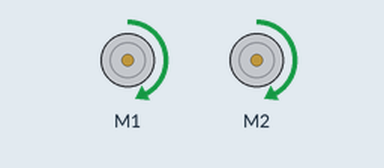
Bench run of a sketch on a simulated Arduino Leonardo, built with avr-gcc and run on an emulated ATmega32U4. Parts: 2 × DC motor (green arrow = forward, orange = backward, longer = faster). What the sketch prints to the serial monitor is not drawn.

Above: at 1.1 s.
At 2.1 s:
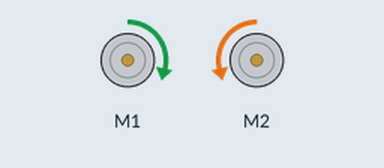
At 3.1 s:
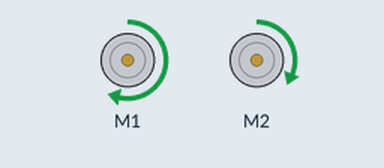
At 4.1 s:
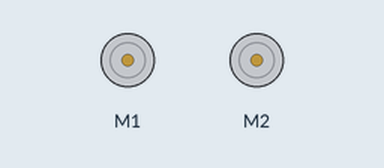
Timing chart, 0 to 5.6 s (numbered marks = the images above):
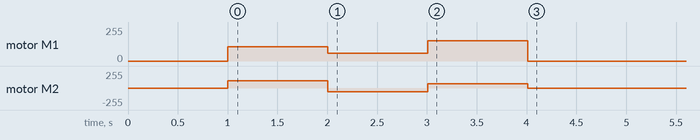

The sketch:

Zumo32U4_kinematics.ino
```cpp
#include <Zumo32U4.h>
Zumo32U4Encoders motorEncoders;
Zumo32U4Motors motors;

/*! This struct represents the encoders, aka. the motor turns, based on wheel circumference, measurer */
struct encoders {
  float distance[2];    // Motor distance in centimeters cm. distance[0] = left motor; distance[1] = right motor
  float velocity[2];    // Motor velocity in centimeters per second cm/s. velocity[0] = left motor; velocity[1] = right motor
  long pastTime[2];      // Stores past time in micros() after the respective motor velocity has been updated
  float pastDistance[2]; // Stores past distance after the respective motor velocity has been updated

  /*! Updates distance[2] and uses encoder "clicks" to calculate distance travelled by each motor in unit cm */
  void getDistance() {
    distance[0] = 8 * acos(0.0) * motorEncoders.getCountsLeft() / 900;
    distance[1] = 8 * acos(0.0) * motorEncoders.getCountsRight() / 900;
  }

  /*! Updates velocity[2] and calculates velocity in cm/s. Also calculates distance[2] */
  void getVelocity() {
  getDistance(); // distance[2] is needed to get velocity = distance / time

  // Left motor velocity is calcluated
  long dt = micros() - pastTime[0]; // Get difference of time in microseconds micros() = new time; encoderTime = past time
  pastTime[0] = micros(); // Update past time
  velocity[0] = 1000000 * (distance[0] - pastDistance[0])/dt; // 1s = 1000000µs [a million microseconds]. Velocity (cm/µs) is converted to (cm/s).
  pastDistance[0] = distance[0]; // Update past distance

  // Right motor velocity is calculated using same principle
  dt = micros() - pastTime[1];
  pastTime[1] = micros();
  velocity[1] = 1000000 * (distance[1] - pastDistance[1])/dt;
  pastDistance[1] = distance[1];
  }
} encoders;

/*! This struct represents the kinematic modelling of the Zumo */
struct kinematics {
  float P_Zumo[3]= {0, 0, 0}; // Position of Zumo in 2D plane. x; y; theta θ
  int r = 2; // Zumo wheel radius in centimeters. To simplify forwardKinematics(float, float), it has been halved
  int s = 85; // Distance between the two continuous belts on the Zumo in millimeters. Belt width = 13mm; Zumo width = 98mm: 98mm - 13mm = 85mm
  long executedTime = micros(); // Time in microseconds since forwardKinematics(float, float) has been executed (or program start if never executed)

  /*! Arduino implementation of forward kinematic differential drive model.
   *  This function updates the virtual position of the Zumo defined as float P_Zumo[3].
   *  To get precise calcluations, do not use delay() alongside this function.
   *  \param v_1 Linear velocity of left motor
   *  \param v_2 Linear velocity of right motor
   *  \param coordinateOffset Offset of P_Zumo[0], P_Zumo[1] and P_Zumo[2] in relation to real world measurements (calibration) */
  void forwardKinematics(float v_1, float v_2, float coordinateOffset) {
    encoders.getVelocity(); // Every time forwardKinematics(float, float, float) executes, the velocity found using each encoder must be found.
    long dt = micros() - executedTime;
    executedTime = micros(); // Update executedTime
    P_Zumo[0] += coordinateOffset*(v_1 + v_2)*cos(P_Zumo[2]*PI/180) * dt/(2*1000000);  // Function cos() uses radians, thus degree to radian conversion needed ...
    P_Zumo[1] += coordinateOffset*(v_1 + v_2)*sin(P_Zumo[2]*PI/180) * dt/(2*1000000);  // ... formula: radian = degree * PI / 180
    P_Zumo[2] += coordinateOffset*50*(v_1 - v_2) * dt / (s/10*1000000); // Equation: 0.5 * s^-1 * (v_1 - v_2) * Δt <=> 0.5 * (v_1 - v_2) * dt / (s*1000000)...  Multiply equation by 100 due to offset
    if (P_Zumo[2] < 0) { P_Zumo[2] = P_Zumo[2] + 360; }   // Angles do not go in the negatives. If this would be the case, add 360 to degrees
    if (P_Zumo[2] > 360) { P_Zumo[2] = P_Zumo[2] - 360; } // Angles do not surpass 360 degrees. If this would be the case, subtract 360 to degrees
  }

  /*! Simply drives Zumo in straight line until {length}cm has been traversed from start position by Zumo.
   *  \param v Linear velocity of Zumo whilst function is running
   *  \param time Time function must run in milliseconds.
   *  \param offset Take into account any kinds of offset in calculations. */
  void driveStraight(float v, int time, float offset=1){
    motors.setSpeeds(offset*v*s/10, offset*v*s/10); // Note how {speed} directly translates into motor speeds by using the formula omega = v * w
    long startTime = millis();
    long nowTime = startTime; // Set current time to start time before beginning loop
    while(nowTime < startTime + time) {
      forwardKinematics(encoders.velocity[0], encoders.velocity[1], 0.95); // Updates robot position in relation to plane
      nowTime = millis(); // Update current time
      Serial.println((String)"X:\t" + P_Zumo[0] +
                       "cm\t\tY:\t" + P_Zumo[1] +
                       "cm\t\tθ:\t" + P_Zumo[2] + "°");
      }
    motors.setSpeeds(0, 0);
  }

  /*! Simply rotates Zumo until it has rotated by {degrees} from its start position.
   *  \param omega Angular velocity of Zumo whilst function is running
   *  \param time Time function must run in milliseconds.
   *  \param offset Take into account any kinds of offset in calculations. */
  void driveRotation(float omega, int time, float offset = 1) {
    motors.setSpeeds(offset*omega, -offset*omega);
    long startTime = millis();
    long nowTime = startTime; // Set current time to start time before beginning loop
    while(nowTime < startTime + time) {
      forwardKinematics(encoders.velocity[0], encoders.velocity[1], 0.95); // Updates robot position in relation to plane
      nowTime = millis(); // Update current time
      Serial.println((String)"X:\t" + P_Zumo[0] +
                       "cm\t\tY:\t" + P_Zumo[1] +
                       "cm\t\tθ:\t" + P_Zumo[2] + "°");
      }
    motors.setSpeeds(0, 0);
  }

  /*! Arduino implementation of the Unicycle method. Consider it the equivalent to tank steering the Zumo.
   *  \param v Linear velocity of Zumo whilst function is running
   *  \param omega Angular velocity of Zumo whilst function is running
   *  \param time Time function must run in milliseconds.
   *  \param angularOffset Take into account any kinds of offset in calculating anglular velocity. */
  void unicycleModel(float v, float omega, int time, float angularOffset=1) {
    float v_1 = v*s/10 + angularOffset*omega;
    float v_2 = v*s/10 - angularOffset*omega;
    motors.setSpeeds(v_1, v_2);
    long startTime = millis();
    long nowTime = startTime; // Set current time to start time before beginning loop
    while (nowTime < startTime + time) {
      forwardKinematics(encoders.velocity[0], encoders.velocity[1], 0.95); // Updates robot position in relation to plane
      nowTime = millis(); // Update current time
      Serial.println((String)"X:\t" + P_Zumo[0] +
                       "cm\t\tY:\t" + P_Zumo[1] +
                       "cm\t\tθ:\t" + P_Zumo[2] + "°");
    }
    motors.setSpeeds(0, 0);
  }
} kinematics;

void setup() {
  // put your setup code here, to run once:
  Serial.begin(9600);
  delay(1000);
  kinematics.driveStraight(20, 1000);
  kinematics.driveRotation(90, 1000);
  kinematics.unicycleModel(20, 90, 1000, 0.75);
}

void loop() {
  // put your main code here, to run repeatedly:
  kinematics.forwardKinematics(encoders.velocity[0], encoders.velocity[1], 0.95); // Updates robot position in relation to plane
  Serial.println((String)"X:\t" + kinematics.P_Zumo[0] +
                       "cm\t\tY:\t" + kinematics.P_Zumo[1] +
                       "cm\t\tθ:\t" + kinematics.P_Zumo[2] + "°");
}
```
